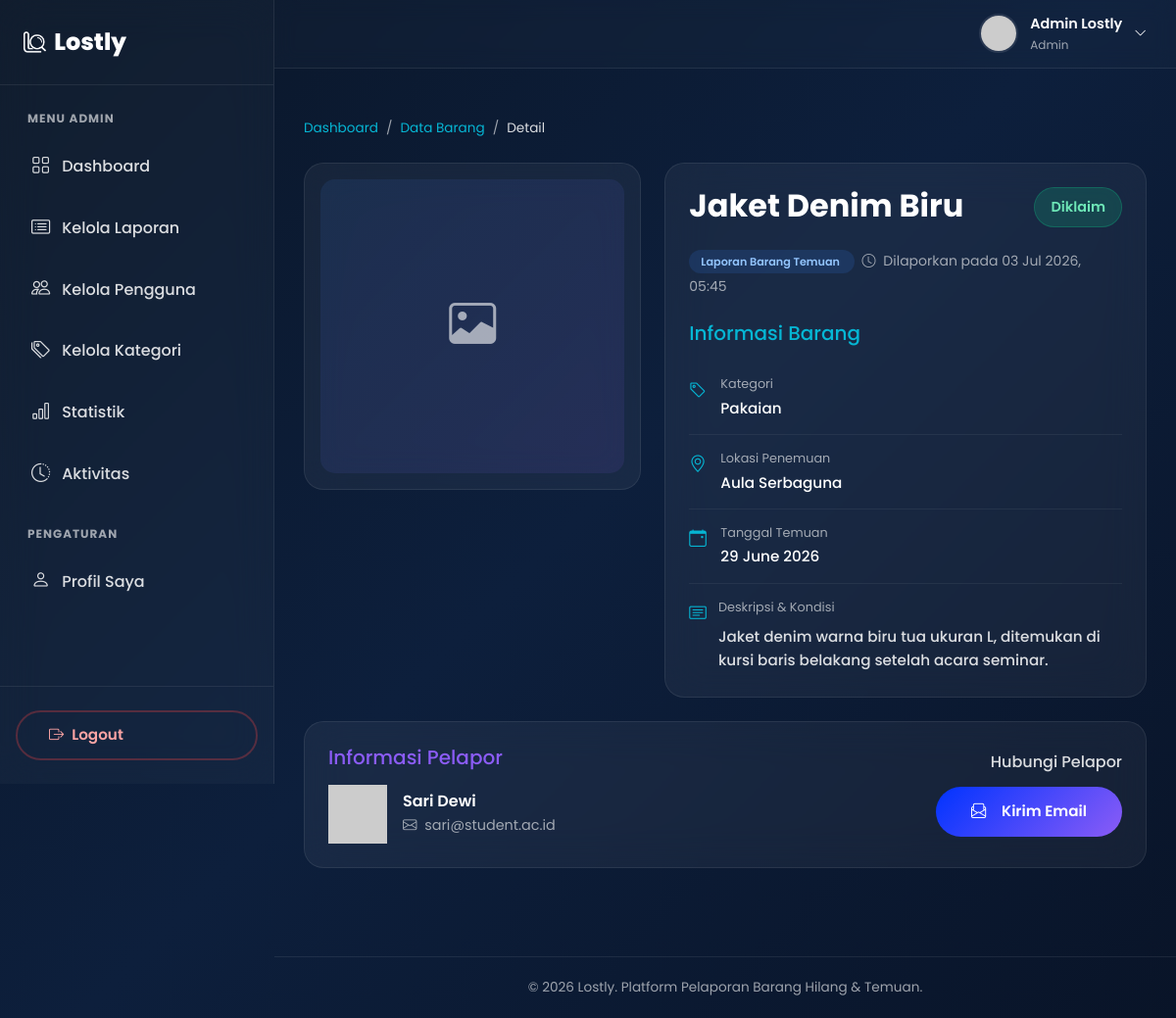
The app's page /detail_barang.php?id=3&type=temuan (signed in) with its own data.
### tables this page shows
CREATE TABLE IF NOT EXISTS barang_temuan (
    id_temuan INT AUTO_INCREMENT PRIMARY KEY,
    id_user INT NOT NULL,
    nama_barang VARCHAR(150) NOT NULL,
    kategori ENUM('Elektronik', 'Dokumen', 'Aksesoris', 'Pakaian', 'Tas', 'Kunci', 'Buku', 'Lainnya') NOT NULL,
    lokasi VARCHAR(200) NOT NULL,
    tanggal_temuan DATE NOT NULL,
    deskripsi TEXT,
    foto VARCHAR(255) DEFAULT 'no-image.png',
    status ENUM('Disimpan', 'Diklaim', 'Dikembalikan') DEFAULT 'Disimpan',
    created_at TIMESTAMP DEFAULT CURRENT_TIMESTAMP,
    FOREIGN KEY (id_user) REFERENCES users(id_user) ON DELETE CASCADE
);

CREATE TABLE IF NOT EXISTS users (
    id_user INT AUTO_INCREMENT PRIMARY KEY,
    nama VARCHAR(100) NOT NULL,
    email VARCHAR(100) NOT NULL UNIQUE,
    password VARCHAR(255) NOT NULL,
    foto VARCHAR(255) DEFAULT 'default.png',
    role ENUM('user', 'admin') DEFAULT 'user',
    created_at TIMESTAMP DEFAULT CURRENT_TIMESTAMP
);

### detail_barang.php (the view, shortened to what this page needs)
<?php
require_once 'session.php';
$id = (int)$_GET['id'];
$type = $_GET['type'];
$current_user_id = $_SESSION['id_user'];
if ($type === 'hilang') {
    $query = "SELECT b.*, u.nama as nama_pelapor, u.email as email_pelapor, u.foto as foto_pelapor,
              'hilang' as tipe, b.tanggal_hilang as tanggal
              FROM barang_hilang b
              JOIN users u ON b.id_user = u.id_user
              WHERE b.id_barang = ?";
} else {
    $query = "SELECT b.*, u.nama as nama_pelapor, u.email as email_pelapor, u.foto as foto_pelapor,
              'temuan' as tipe, b.tanggal_temuan as tanggal
              FROM barang_temuan b
              JOIN users u ON b.id_user = u.id_user
              WHERE b.id_temuan = ?";
}
$stmt = $conn->prepare($query);
$stmt->bind_param("i", $id);
$stmt->execute();
$result = $stmt->get_result();
$item = $result->fetch_assoc();
$is_owner = ($item['id_user'] == $current_user_id);
include 'includes/header.php';
include 'includes/sidebar.php';
include 'includes/topbar.php';
?>
    <div class="container-fluid dashboard-content">
        <nav aria-label="breadcrumb" class="mb-4 animate-on-scroll">
            <ol class="breadcrumb breadcrumb-custom">
                <li class="breadcrumb-item"><a href="dashboard.php">Dashboard</a></li>
                <li class="breadcrumb-item"><a href="data_barang.php">Data Barang</a></li>
                <li class="breadcrumb-item active" aria-current="page">Detail</li>
            </ol>
        </nav>
        <div class="row g-4 justify-content-center">
            <div class="col-lg-5 animate-on-scroll slide-left">
                <div class="detail-card p-3">
                    <?php if ($item['foto'] && $item['foto'] !== 'no-image.png'): ?>
                        <img src="uploads/<?= htmlspecialchars($item['foto']) ?>" alt="<?= htmlspecialchars($item['nama_barang']) ?>" class="detail-image">
                    <?php else: ?>
                        <div class="no-image-placeholder detail-image" style="min-height: 300px; border-radius: var(--radius-md);">
                            <i class="bi bi-image"></i>
                        </div>
                    <?php endif; ?>
                </div>
            </div>
            <div class="col-lg-7 animate-on-scroll slide-right">
                <div class="detail-card p-4 h-100">
                    <div class="d-flex justify-content-between align-items-start mb-3">
                        <h2 style="font-weight: 700; color: var(--text-white);"><?= htmlspecialchars($item['nama_barang']) ?></h2>
                        <span class="badge-status <?= 'badge-' . strtolower($item['status']) ?> px-3 py-2" style="font-size: 0.9rem;">
                            <?= htmlspecialchars($item['status']) ?>
                        </span>
                    </div>
                    <div class="mb-4">
                        <span class="badge-type <?= $item['tipe'] === 'hilang' ? 'badge-type-hilang' : 'badge-type-temuan' ?> me-2">
                            Laporan Barang <?= ucfirst($item['tipe']) ?>
                        </span>
                        <small style="color: var(--text-muted);"><i class="bi bi-clock me-1"></i> Dilaporkan pada <?= date('d M Y, H:i', strtotime($item['created_at'])) ?></small>
                    </div>
                    <h5 class="mb-3" style="color: var(--accent-cyan);">Informasi Barang</h5>
                    <div class="detail-info-item">
                        <i class="bi bi-tag"></i>
                        <div>
                            <div class="info-label">Kategori</div>
                            <div class="info-value"><?= htmlspecialchars($item['kategori']) ?></div>
                        </div>
                    </div>
                    <div class="detail-info-item">
                        <i class="bi bi-geo-alt"></i>
                        <div>
                            <div class="info-label">Lokasi <?= $item['tipe'] === 'hilang' ? 'Terakhir Terlihat' : 'Penemuan' ?></div>
                            <div class="info-value"><?= htmlspecialchars($item['lokasi']) ?></div>
                        </div>
                    </div>
                    <div class="detail-info-item">
                        <i class="bi bi-calendar-event"></i>
                        <div>
                            <div class="info-label">Tanggal <?= ucfirst($item['tipe']) ?></div>
                            <div class="info-value"><?= date('d F Y', strtotime($item['tanggal'])) ?></div>
                        </div>
                    </div>
                    <div class="detail-info-item border-0 pb-0">
                        <i class="bi bi-card-text"></i>
                        <div>
                            <div class="info-label">Deskripsi & Kondisi</div>
                            <div class="info-value mt-2" style="line-height: 1.6; color: var(--text-light);">
                                <?= nl2br(htmlspecialchars($item['deskripsi'])) ?>
                            </div>
                        </div>
                    </div>
                </div>
            </div>
            <div class="col-12 animate-on-scroll">
                <div class="detail-card p-4">
                    <div class="row align-items-center">
                        <div class="col-md-7 mb-4 mb-md-0">
                            <h5 class="mb-3" style="color: var(--accent-purple);">Informasi Pelapor</h5>
                            <div class="d-flex align-items-center gap-3">
                                <img src="uploads/<?= htmlspecialchars($item['foto_pelapor']) ?>" alt="Avatar" class="user-avatar" style="width: 60px; height: 60px;"
                                     onerror="this.src='https://ui-avatars.com/api/?name=<?= urlencode($item['nama_pelapor']) ?>&background=3B82F6&color=fff'">
                                <div>
                                    <h6 class="mb-1 text-white" style="font-weight: 600;"><?= htmlspecialchars($item['nama_pelapor']) ?></h6>
                                    <div style="font-size: 0.9rem; color: var(--text-muted);">
                                        <i class="bi bi-envelope me-1"></i> <?= htmlspecialchars($item['email_pelapor']) ?>
                                    </div>
                                </div>
                            </div>
                        </div>
                        <div class="col-md-5 text-md-end border-md-start" style="border-color: rgba(255,255,255,0.1) !important; padding-left: 1.5rem;">
                            <?php if ($is_owner): ?>
                                <h6 class="mb-3" style="color: var(--text-light);">Aksi Anda</h6>
                                <div class="d-flex gap-2 justify-content-md-end flex-wrap">
                                    <a href="edit_barang.php?id=<?= $id ?>&type=<?= $type ?>" class="btn btn-outline-glass btn-sm-gradient">
                                        <i class="bi bi-pencil-square me-1"></i> Edit Data
                                    </a>
                                    <button type="button" class="btn btn-sm btn-gradient" style="background: linear-gradient(135deg, #EF4444, #B91C1C);"
                                            onclick="confirmDelete(<?= $id ?>, '<?= $type ?>')">
                                        <i class="bi bi-trash me-1"></i> Hapus
                                    </button>
                                </div>
                            <?php else: ?>
                                <h6 class="mb-3" style="color: var(--text-light);">Hubungi Pelapor</h6>
                                <a href="mailto:<?= htmlspecialchars($item['email_pelapor']) ?>?subject=Terkait Laporan <?= ucfirst($item['tipe']) ?>: <?= htmlspecialchars($item['nama_barang']) ?>" class="btn btn-gradient">
                                    <i class="bi bi-envelope-paper me-2"></i> Kirim Email
                                </a>
                            <?php endif; ?>
                        </div>
                    </div>
                </div>
            </div>
        </div>
    </div>
<?php include 'includes/footer.php'; ?>

### records on screen
barang_temuan: nama_barang "Jaket Denim Biru", status "Diklaim", created_at "03 Jul 2026, 05:45", kategori "Pakaian", lokasi "Aula Serbaguna", tanggal_temuan "29 June 2026", deskripsi "Jaket denim warna biru tua ukuran L, ditemukan di kursi baris belakang setelah acara seminar.", id_user.nama "Sari Dewi", id_user.email "sari@student.ac.id"

### other values on screen
$user['nama'] "Admin Lostly"
$user['role'] "Admin"
$item['tipe'] "Temuan"
